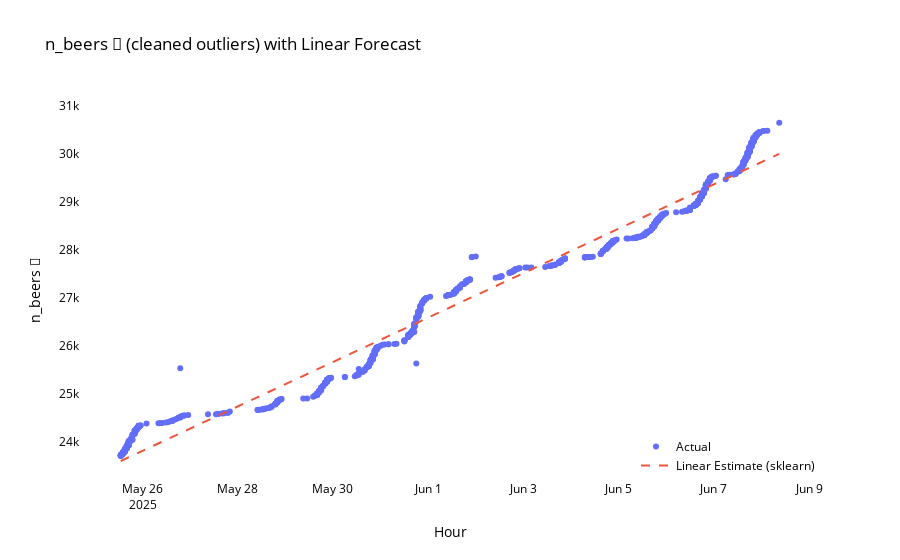

Source (notebook cell):
### Markdown cell above
## Rate of Beers
The first few parsed messages are shown below.

### Code cell
# Linear estimate of rate of beers using sklearn and added_df_no_outliers
from sklearn.linear_model import LinearRegression
import numpy as np

data_cleaned = chat_df[chat_df['error']=='none'].copy()

# Prepare X as hours since start, y as n_beers
X = (data_cleaned['hour'] - data_cleaned['hour'].min()).dt.total_seconds().values.reshape(-1, 1) / 3600
y = data_cleaned['n_beers'].values

# Fit linear regression
model = LinearRegression()
model.fit(X, y)
rate_per_hour = model.coef_[0]
intercept = model.intercept_

print(f"Estimated rate of beers per hour: {rate_per_hour:.2f}")
print(f"Intercept: {intercept:.2f}")

# Add linear estimate to DataFrame for plotting
data_cleaned.loc[:,'linear_estimate'] = model.predict(X)

import plotly.graph_objects as go
fig = go.Figure()
fig.add_trace(go.Scatter(x=data_cleaned['hour'], y=data_cleaned['n_beers'], mode='markers', name='Actual'))
fig.add_trace(go.Scatter(x=data_cleaned['hour'], y=data_cleaned['linear_estimate'], mode='lines', name='Linear Estimate (sklearn)', line=dict(dash='dash')))
fig.update_layout(
    title='n_beers 🍻 (cleaned outliers) with Linear Forecast',
    xaxis_title='Hour',
    yaxis_title='n_beers 🍻',
    plot_bgcolor='white',
    paper_bgcolor='white',
    font=dict(color='black')
)
#legend bottom right, on top of the plot
fig.update_layout(legend=dict(x=1, y=0, traceorder='normal', xanchor='right', yanchor='bottom'))
fig.show()

### Figure 1 — Plotly figure (JSON) as saved in the notebook; plotly's stock layout.template omitted (floating-point values rounded to 4 significant figures; data arrays with more than 128 entries replaced by an {"elided": "..."} marker saying what was removed)
{"data": [{"mode": "markers", "name": "Actual", "type": "scatter", "x": {"elided": "899 str values"}, "y": {"elided": "899 int values"}}, {"line": {"dash": "dash"}, "mode": "lines", "name": "Linear Estimate (sklearn)", "type": "scatter", "x": {"elided": "899 str values"}, "y": {"elided": "899 float values"}}], "layout": {"font": {"color": "black"}, "legend": {"traceorder": "normal", "x": 1, "xanchor": "right", "y": 0, "yanchor": "bottom"}, "paper_bgcolor": "white", "plot_bgcolor": "white", "title": {"text": "n_beers 🍻 (cleaned outliers) with Linear Forecast"}, "xaxis": {"title": {"text": "Hour"}}, "yaxis": {"title": {"text": "n_beers 🍻"}}}}
